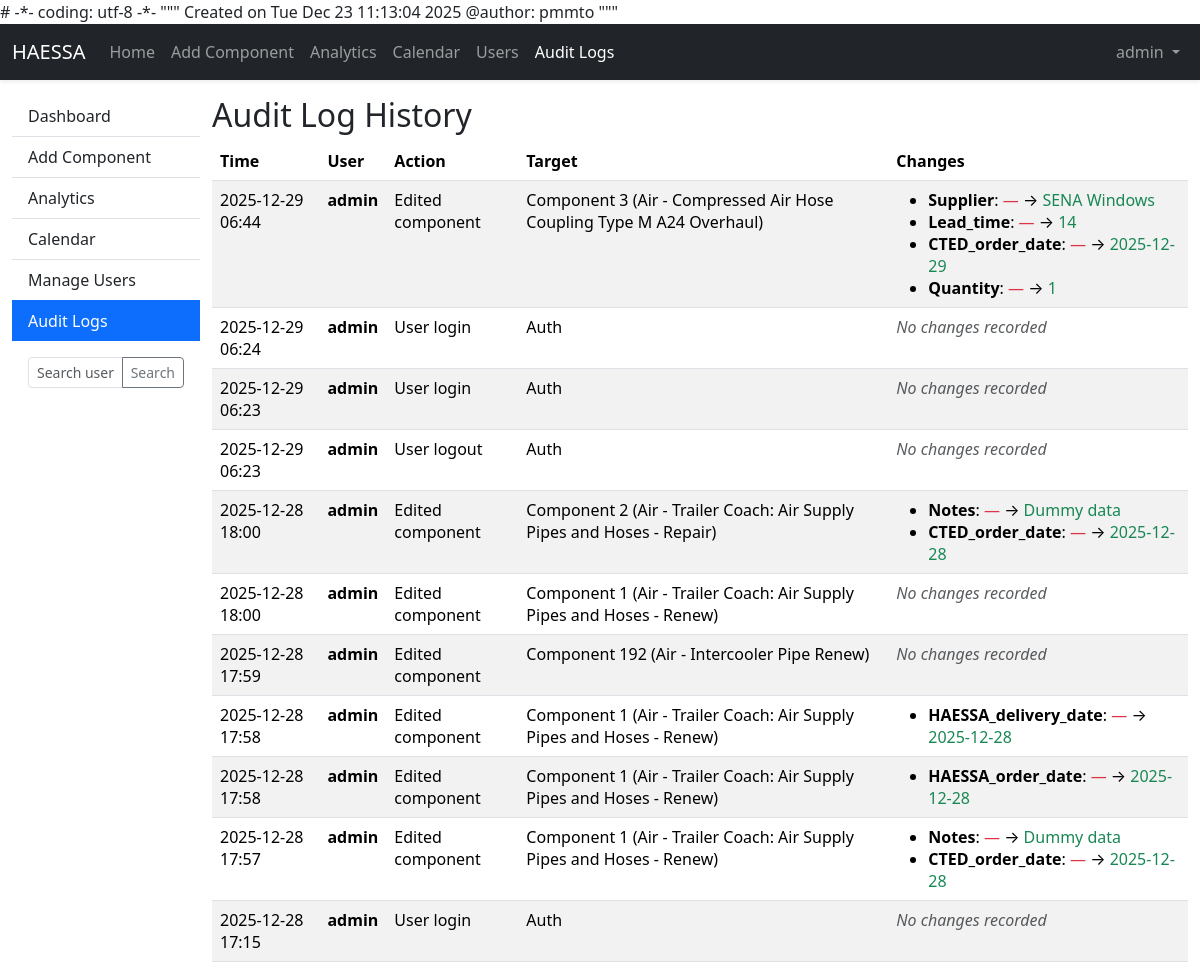
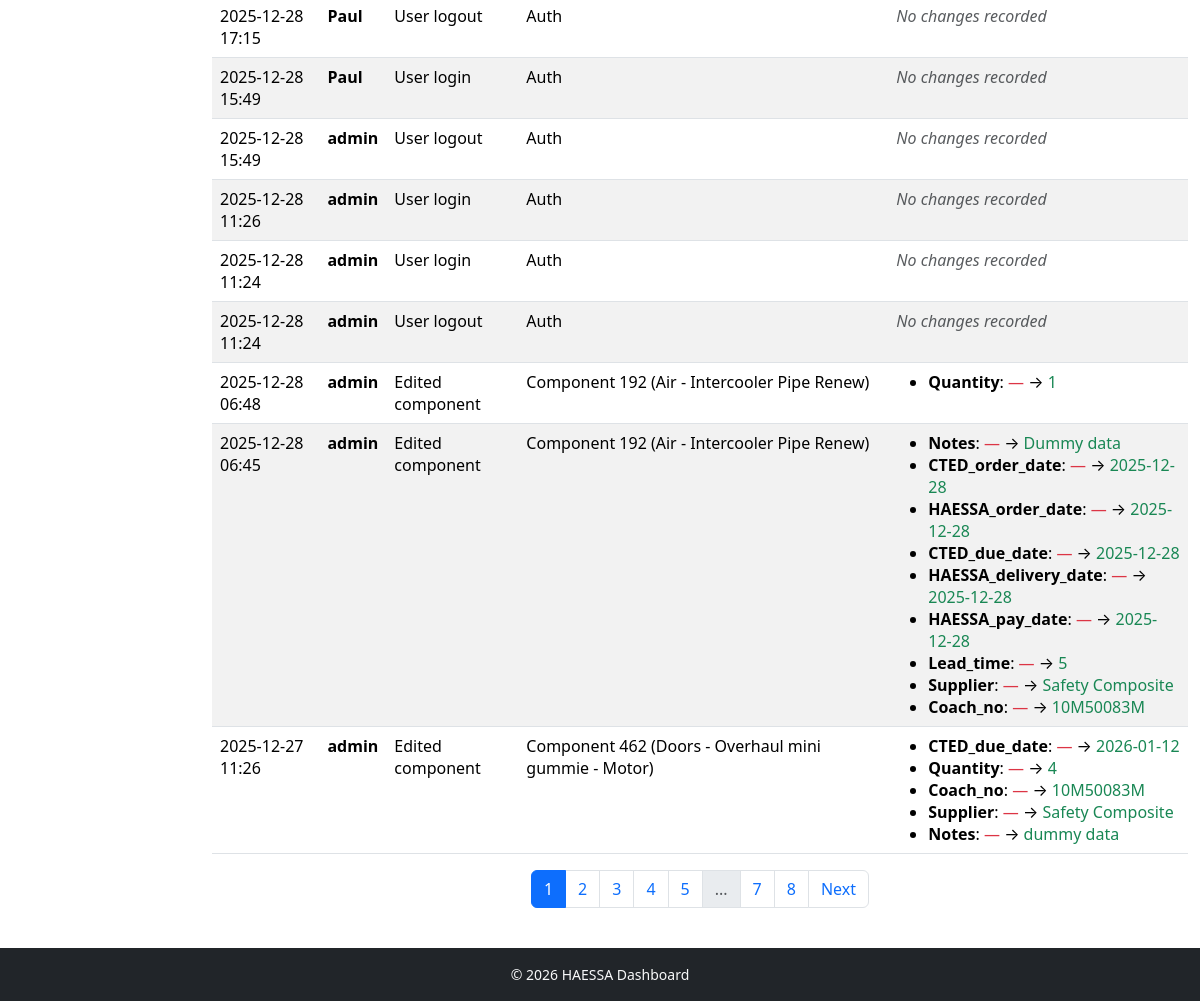
The app's page /audit_logs (signed in) with its own data (2 pictures, top to bottom).
### app.py (models this page shows, shortened)
class User(UserMixin, db.Model):
    __tablename__ = "users"
    id = db.Column(db.Integer, primary_key=True)
    username = db.Column(db.String(120), unique=True, nullable=False)
    password = db.Column(db.String(200), nullable=False)
    role = db.Column(db.String(20), default="viewer")
    updated_at = db.Column(db.DateTime)
    updated_by = db.Column(db.String(120))

class AuditLog(db.Model):
    __tablename__ = "audit_log"
    id = db.Column(db.Integer, primary_key=True)
    timestamp = db.Column(db.DateTime, default=datetime.utcnow, index=True)
    username = db.Column(db.String(120))
    action = db.Column(db.String(200))        # e.g., "Edited user", "Added component"
    target = db.Column(db.String(200))        # e.g., username or component ID
    details = db.Column(db.Text)              # JSON string of field changes: {"field": {"old": ..., "new": ...}}
    def get_changes(self):
        import json
        if self.details:
            return json.loads(self.details)
        return {}

### app.py (the view)
@app.route("/audit_logs")
@login_required
@role_required("admin")
def audit_logs():
    page = request.args.get("page", 1, type=int)
    logs = AuditLog.query.order_by(AuditLog.timestamp.desc()).paginate(
        page=page, per_page=20, error_out=False
    )
    return render_template("audit_logs.html", logs=logs)

### app.py (called while the page is built)
@app.context_processor
def inject_current_year():
    return dict(current_year=datetime.utcnow().year)

@login_manager.user_loader
def load_user(uid):
    try:
        return User.query.get(int(uid))
    except:
        return None

def role_required(*roles):
    def wrapper(fn):
        @wraps(fn)
        def decorated(*a, **kw):
            if not current_user.is_authenticated:
                return redirect(url_for("login"))
            if current_user.role not in roles:
                flash("No permission for this page.", "danger")
                return redirect(url_for("home"))
            return fn(*a, **kw)
        return decorated
    return wrapper

@app.context_processor
def add_globals():
    return {"datetime": datetime}

### templates/audit_logs.html (shortened to what this page needs)
{% extends "base.html" %}
{% block content %}
<h2> Audit Log History</h2>
<div class="table-responsive">
    <table class="table table-striped table-hover">
        <thead class="thead-dark">
            <tr>
                <th>Time</th>
                <th>User</th>
                <th>Action</th>
                <th>Target</th>
                <th>Changes</th>
            </tr>
        </thead>
        <tbody>
            {% for log in logs.items %}
            <tr>
                <td>{{ log.timestamp.strftime('%Y-%m-%d %H:%M') }}</td>
                <td><strong>{{ log.username }}</strong></td>
                <td>{{ log.action }}</td>
                <td>{{ log.target }}</td>
                <td>
                    {% set changes = log.get_changes() %}
                    {% if changes %}
                        <ul class="mb-0 pl-3">
                        {% for field, vals in changes.items() %}
                            <li>
                                <strong>{{ field }}</strong>:
                                <span class="text-danger">{{ vals.old|default("—", true) }}</span>
                                →
                                <span class="text-success">{{ vals.new }}</span>
                            </li>
                        {% endfor %}
                        </ul>
                    {% else %}
                        <em class="text-muted">No changes recorded</em>
                    {% endif %}
                </td>
            </tr>
            {% else %}
            <tr><td colspan="5" class="text-center">No audit logs yet.</td></tr>
            {% endfor %}
        </tbody>
    </table>
</div>
{% if logs.has_prev or logs.has_next %}
<nav>
    <ul class="pagination justify-content-center">
        {% for page_num in logs.iter_pages() %}
            {% if page_num %}
                {% if page_num == logs.page %}
                    <li class="page-item active"><span class="page-link">{{ page_num }}</span></li>
                {% else %}
                    <li class="page-item"><a class="page-link" href="{{ url_for('audit_logs', page=page_num) }}">{{ page_num }}</a></li>
                {% endif %}
            {% else %}
                <li class="page-item disabled"><span class="page-link">...</span></li>
            {% endif %}
        {% endfor %}
        {% if logs.has_next %}
            <li class="page-item"><a class="page-link" href="{{ url_for('audit_logs', page=logs.next_num) }}">Next</a></li>
        {% endif %}
    </ul>
</nav>
{% endif %}
{% endblock %}

### templates/base.html (shortened to what this page needs)
<!doctype html>
<html lang="en">
<head>
  <link href="https://cdn.jsdelivr.net/npm/bootstrap@5.3.3/dist/css/bootstrap.min.css" rel="stylesheet">
  <link href="/static/css/styles.css" rel="stylesheet">
</head>
<body>
<nav class="navbar navbar-expand-lg navbar-dark bg-dark shadow-sm">
  <div class="container-fluid">
    <a class="navbar-brand d-flex align-items-center" href="{{ url_for('home') }}">
      <span class="brand-mark">HAESSA</span>
    </a>
    <div class="collapse navbar-collapse" id="navMenu">
      <ul class="navbar-nav me-auto mb-2 mb-lg-0">
        <li class="nav-item">
          <a class="nav-link {% if request.endpoint=='home' %}active{% endif %}"
             href="{{ url_for('home') }}">Home</a>
        </li>
        {% if current_user.is_authenticated and current_user.role in ["admin", "editor"] %}
        <li class="nav-item">
            <a class="nav-link" href="{{ url_for('add_component') }}">Add Component</a>
        </li>
        {% endif %}
        <li class="nav-item">
          <a class="nav-link {% if request.endpoint=='analytics' %}active{% endif %}"
             href="{{ url_for('analytics') }}">Analytics</a>
        </li>
        <li class="nav-item">
          <a class="nav-link {% if request.endpoint=='calendar_view' %}active{% endif %}"
             href="{{ url_for('calendar_view') }}">Calendar</a>
        </li>
        {% if current_user.is_authenticated and current_user.role == 'admin' %}
          <li class="nav-item">
            <a class="nav-link {% if request.endpoint=='manage_users' %}active{% endif %}"
               href="{{ url_for('manage_users') }}">Users</a>
          </li>
          <li class="nav-item">
            <a class="nav-link {% if request.endpoint=='audit_logs' %}active{% endif %}"
               href="{{ url_for('audit_logs') }}">Audit Logs</a>
          </li>
        {% endif %}
      </ul>
      <ul class="navbar-nav ms-auto">
        {% if current_user.is_authenticated %}
          <li class="nav-item dropdown">
            <a class="nav-link dropdown-toggle" href="#" role="button" data-bs-toggle="dropdown">
              {{ current_user.username }}
            </a>
          </li>
        {% else %}
          <li class="nav-item"><a class="nav-link" href="{{ url_for('login') }}">Login</a></li>
        {% endif %}
      </ul>
    </div>
  </div>
</nav>
<div class="container-fluid mt-3">
  <div class="row">
    <aside class="col-lg-2 d-none d-lg-block sidebar pe-0">
      <div class="list-group list-group-flush">
        <a href="{{ url_for('home') }}"
           class="list-group-item list-group-item-action {% if request.endpoint=='home' %}active{% endif %}">
          Dashboard
        </a>
        <a href="{{ url_for('add_component') }}"
           class="list-group-item list-group-item-action {% if request.endpoint=='add_component' %}active{% endif %}">
          Add Component
        </a>
        <a href="{{ url_for('analytics') }}"
           class="list-group-item list-group-item-action {% if request.endpoint=='analytics' %}active{% endif %}">
          Analytics
        </a>
        <a href="{{ url_for('calendar_view') }}"
           class="list-group-item list-group-item-action {% if request.endpoint=='calendar_view' %}active{% endif %}">
          Calendar
        </a>
        {% if current_user.is_authenticated and current_user.role == 'admin' %}
          <a href="{{ url_for('manage_users') }}"
             class="list-group-item list-group-item-action {% if request.endpoint=='manage_users' %}active{% endif %}">
            Manage Users
          </a>
          <a href="{{ url_for('audit_logs') }}"
             class="list-group-item list-group-item-action {% if request.endpoint=='audit_logs' %}active{% endif %}">
            Audit Logs
          </a>
        {% endif %}
      </div>
      {% if current_user.is_authenticated and current_user.role == 'admin' %}
      <div class="p-3">
        <form id="sidebar-search" method="get" action="{{ url_for('manage_users') }}">
          <div class="input-group input-group-sm">
            <input name="q" class="form-control" placeholder="Search users..."
                   value="{{ request.args.get('q','') }}">
            <button class="btn btn-outline-secondary" type="submit">Search</button>
          </div>
        </form>
      </div>
      {% endif %}
    </aside>
    <main class="col-lg-10 col-12">
      {% block content %}{% endblock %}
    </main>
  </div>
</div>
<footer class="mt-4 py-3 bg-dark text-light text-center">
  <small>&copy; {{ datetime.utcnow().year }} HAESSA Dashboard</small>
</footer>
</body>
</html>

### records on screen
User: username "admin"
AuditLog: timestamp "2025-12-29 06:44", username "admin", action "Edited component", target "Component 3 (Air - Compressed Air Hose Coupling Type M A24 Overhaul)", changes "Supplier" "Lead_time" "CTED_order_date" "Quantity", old "—" "—" "—" "—", new "SENA Windows" "14" "2025-12-29" "1"
AuditLog: timestamp "2025-12-29 06:24", username "admin", action "User login", target "Auth", shows "No changes recorded"
AuditLog: timestamp "2025-12-29 06:23", username "admin", action "User login", target "Auth", shows "No changes recorded"
AuditLog: timestamp "2025-12-29 06:23", username "admin", action "User logout", target "Auth", shows "No changes recorded"
AuditLog: timestamp "2025-12-28 18:00", username "admin", action "Edited component", target "Component 2 (Air - Trailer Coach: Air Supply Pipes and Hoses - Repair)", changes "Notes" "CTED_order_date", old "—" "—", new "Dummy data" "2025-12-28"
AuditLog: timestamp "2025-12-28 18:00", username "admin", action "Edited component", target "Component 1 (Air - Trailer Coach: Air Supply Pipes and Hoses - Renew)", shows "No changes recorded"
AuditLog: timestamp "2025-12-28 17:59", username "admin", action "Edited component", target "Component 192 (Air - Intercooler Pipe Renew)", shows "No changes recorded"
AuditLog: timestamp "2025-12-28 17:58", username "admin", action "Edited component", target "Component 1 (Air - Trailer Coach: Air Supply Pipes and Hoses - Renew)", changes "HAESSA_delivery_date", old "—", new "2025-12-28"
AuditLog: timestamp "2025-12-28 17:58", username "admin", action "Edited component", target "Component 1 (Air - Trailer Coach: Air Supply Pipes and Hoses - Renew)", changes "HAESSA_order_date", old "—", new "2025-12-28"
AuditLog: timestamp "2025-12-28 17:57", username "admin", action "Edited component", target "Component 1 (Air - Trailer Coach: Air Supply Pipes and Hoses - Renew)", changes "Notes" "CTED_order_date", old "—" "—", new "Dummy data" "2025-12-28"
AuditLog: timestamp "2025-12-28 17:15", username "admin", action "User login", target "Auth", shows "No changes recorded"
AuditLog: timestamp "2025-12-28 17:15", username "Paul", action "User logout", target "Auth", shows "No changes recorded"
AuditLog: timestamp "2025-12-28 15:49", username "Paul", action "User login", target "Auth", shows "No changes recorded"
AuditLog: timestamp "2025-12-28 15:49", username "admin", action "User logout", target "Auth", shows "No changes recorded"
AuditLog: timestamp "2025-12-28 11:26", username "admin", action "User login", target "Auth", shows "No changes recorded"
AuditLog: timestamp "2025-12-28 11:24", username "admin", action "User login", target "Auth", shows "No changes recorded"
AuditLog: timestamp "2025-12-28 11:24", username "admin", action "User logout", target "Auth", shows "No changes recorded"
AuditLog: timestamp "2025-12-28 06:48", username "admin", action "Edited component", target "Component 192 (Air - Intercooler Pipe Renew)", changes "Quantity", old "—", new "1"
AuditLog: timestamp "2025-12-28 06:45", username "admin", action "Edited component", target "Component 192 (Air - Intercooler Pipe Renew)", changes "Notes" "CTED_order_date" "HAESSA_order_date" "CTED_due_date" "HAESSA_delivery_date" "HAESSA_pay_date" "Lead_time" "Supplier" "Coach_no", old "—" "—" "—" "—" "—" "—" "—" "—" "—", new "Dummy data" "2025-12-28" "2025-12-28" "2025-12-28" "2025-12-28" "2025-12-28" "5" "Safety Composite" "10M50083M"
AuditLog: timestamp "2025-12-27 11:26", username "admin", action "Edited component", target "Component 462 (Doors - Overhaul mini gummie - Motor)", changes "CTED_due_date" "Quantity" "Coach_no" "Supplier" "Notes", old "—" "—" "—" "—" "—", new "2026-01-12" "4" "10M50083M" "Safety Composite" "dummy data"

### other values on screen
{{ page_num }} "1"
{{ page_num }} "2" "3" "4" "5" "7" "8"
